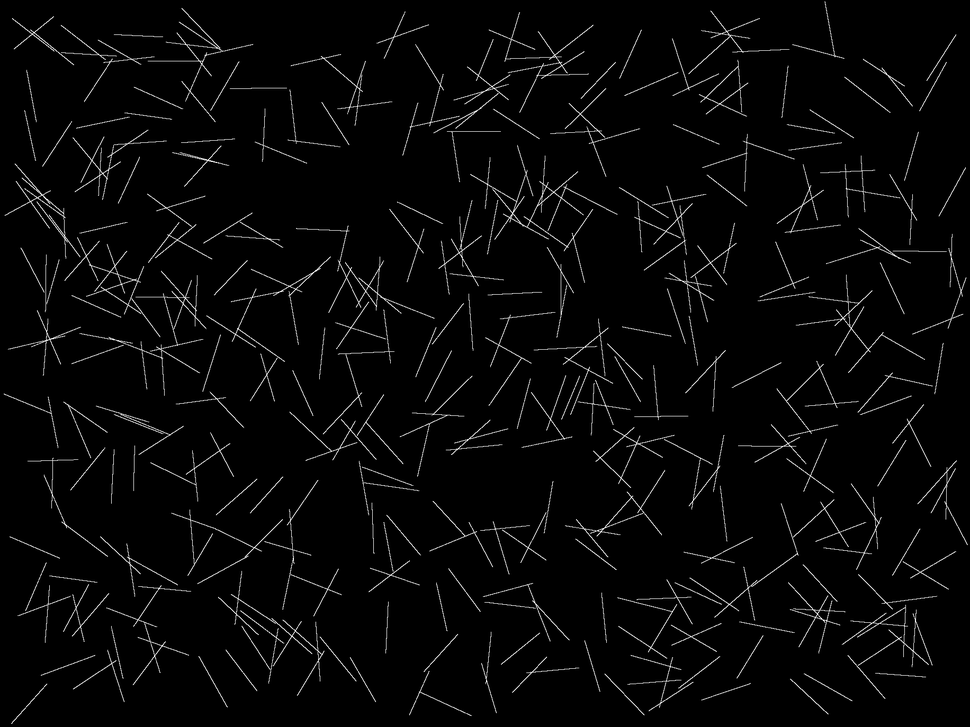
%> input picture demo.png, 970 x 727 px, shrunk from 1832 x 1374 before the run
$ octave demo.m   (GNU Octave 9; MATLAB toolbox functions it lacks are replaced by stand-ins)
%> lines starting %> are read from the running program, lines starting %| are printed output that depends on the picture
close all
clear
clc

%% get demo image
bw = imread('demo.png');
%> bw is the input picture: size 727x970 uint8; min 0, max 255, mean 7.4
bw = im2bw(bw);
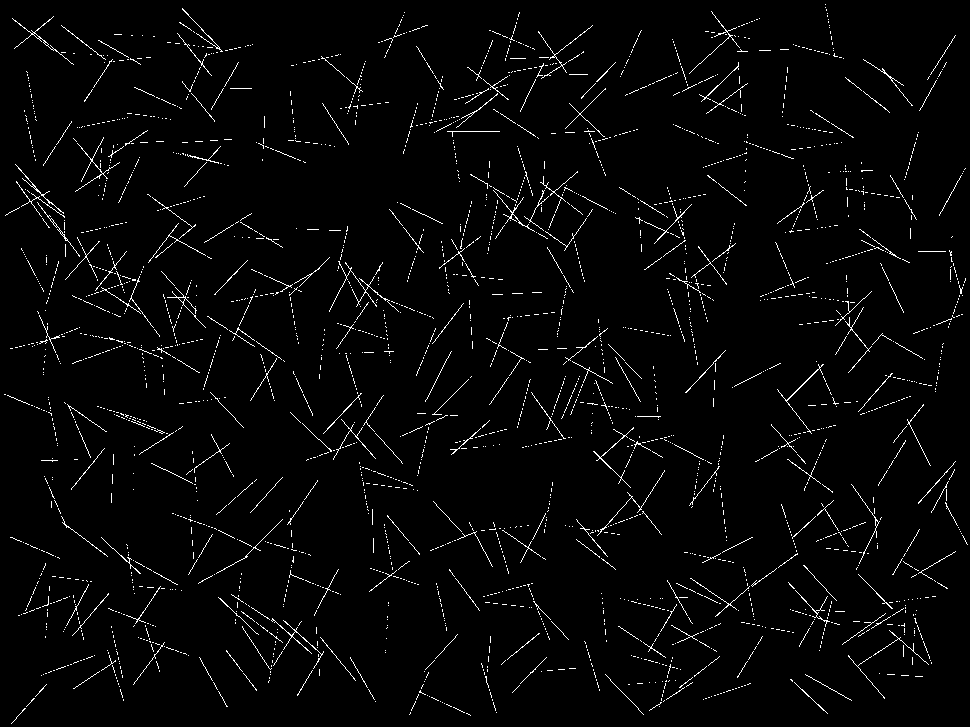
%> bw: size 727x970 logical; 2.6% white in thin lines or dots
bw = imdilate(bw, strel('disk', 1));
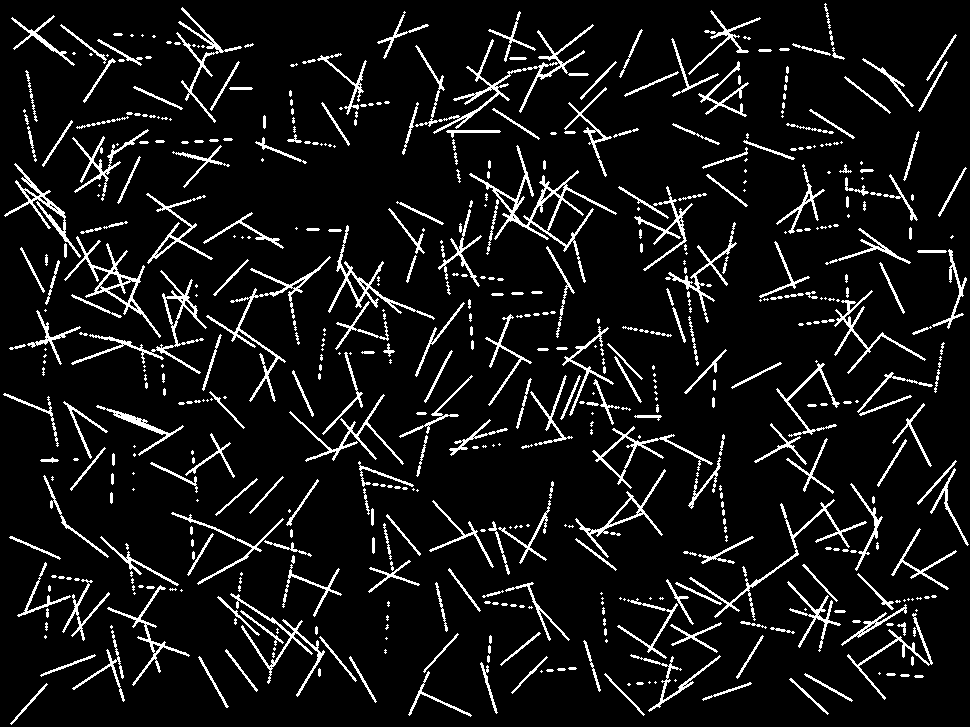
%> bw: size 727x970 logical; 8.3% white in thin lines or dots

%% set up parameters for line detection

p = struct();
p.theta_step = 0.5; % resolution for theta values (selectivity of line angles)
p.peak_threshold = 0.3; % threshold for peak detection (0.3 - 30% of max intensity)
p.line_fillgap = 10; % if two adjucent lines have distance smaller - merge them
p.line_minlength = 10; % if line is smaller than this, do not count it
p.split_bw = 1; % split image into segments or not
p.show_bw_plots = 1; % show plot with found lines for first 20 segments (for debugging)
p.angletol = 10; % if two lines cross each other with angle smaller than this, merge them

%% detect lines
%> (the run ends here)
